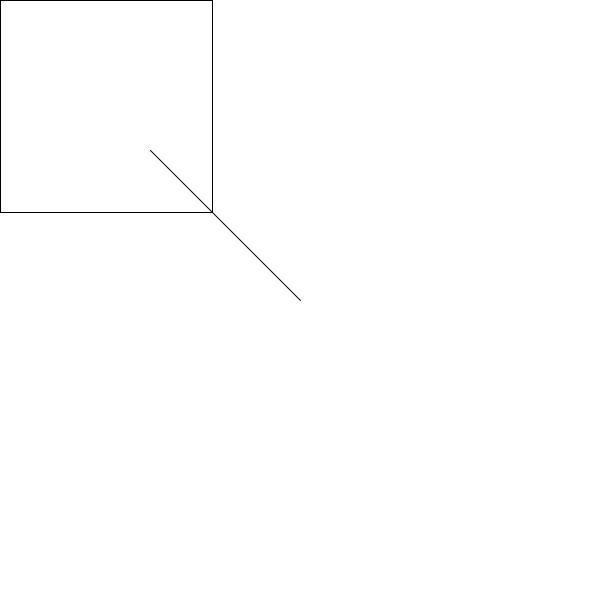
Frame 1 (no input)
Frame 60 (the mouse pressed at the canvas centre just before this capture): identical to frame 1, image omitted
Frame 120 (the mouse held since frame 60 and released just before this capture): blank canvas, image omitted

The Processing sketch that drew this single still picture (run headless with seeded random() and noise(); from frame 60 on, the mouse is pressed at the canvas centre):

// Processing sketch: vector_based
// ── vector_based.pde
PVector center;
PVector mouse;


void setup(){
  size(600,600);
  stroke(0);
  center=new PVector(width/2,height/2);
}


void draw(){
  mouse=new PVector(mouseX,mouseY);
  background(255);
  //ベクトルの引き算
  mouse.sub(center);
  //ベクトルの積
  mouse.mult(0.5);
  
  //ベクトルの絶対値
  float m=mouse.mag();
  rect(0,0,m,m);
  translate(width/2,height/2);
  line(0,0,mouse.x,mouse.y);
  
  
}
